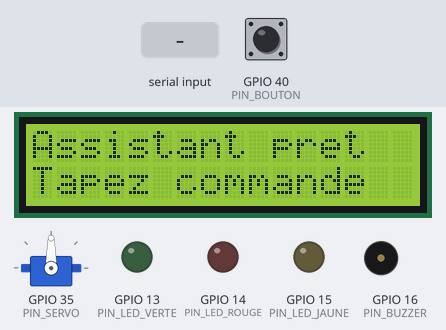
Recording of a sketch running on a simulated ESP32. On the bench: servo, 16×2 character LCD, output pins drawn as LEDs (lit = HIGH), buzzer (waves = sounding, pin HIGH). The test bench sets the inputs (shaded band); at power-on: GPIO 40 (PIN_BOUTON) HIGH. What the sketch prints to the serial monitor is not drawn.

Above: at 1.2 s.
1.3 s: "rouge on\n" received over Serial
At 2.0 s:
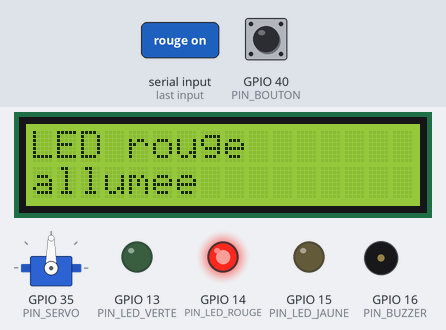
2.8 s: "verte on\n" received over Serial
At 3.2 s:
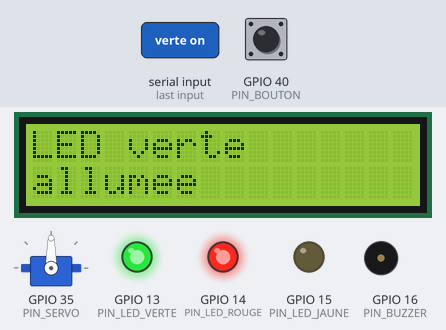
4.3 s: "rouge off\n" received over Serial
At 5.5 s:
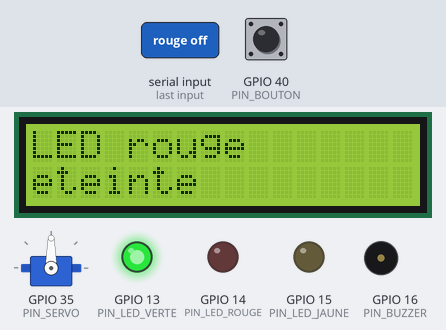
5.8 s: GPIO 40 (PIN_BOUTON) pulled LOW for 0.15 s
At 6.9 s:
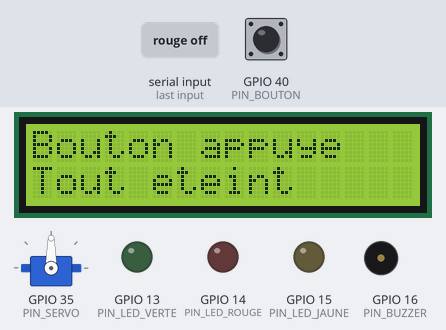
7.4 s: "jaune on\n" received over Serial
At 7.9 s:
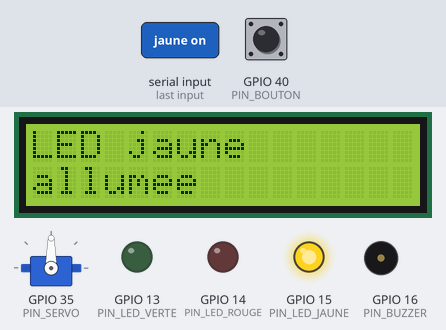
8.9 s: "servo 0\n" received over Serial
At 10.1 s:
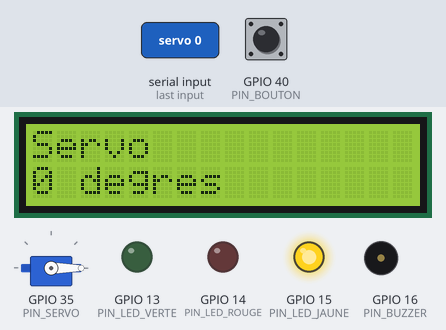
Timing chart, 0 to 11.4 s (numbered marks = the images above; inputs shaded):
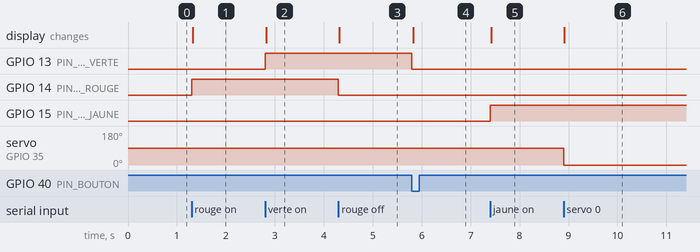

Measured:
- after the input at 1.3 s, GPIO 14 (PIN_LED_ROUGE): LOW → HIGH at once; the display: changes at once (image 1)
- after the input at 2.8 s, GPIO 13 (PIN_LED_VERTE): LOW → HIGH at once; the display: changes at once (image 2)
- after the input at 4.3 s, GPIO 14 (PIN_LED_ROUGE): HIGH → LOW at once; the display: changes at once (image 3)
- after the input at 5.8 s, GPIO 13 (PIN_LED_VERTE): HIGH → LOW at once; the display: changes at once (image 4)
- after the input at 7.4 s, GPIO 15 (PIN_LED_JAUNE): LOW → HIGH at once; the display: changes at once (image 5)
- after the input at 8.9 s, servo on GPIO 35 (PIN_SERVO): 90° → 0° at once; the display: changes at once (image 6)

The sketch:

sketch.ino
```cpp
#include <Wire.h>
#include <LiquidCrystal_I2C.h>
#include <ESP32Servo.h>

// ====== BROCHES (modifie ici si besoin) ======
const int PIN_LED_ROUGE = 14;
const int PIN_LED_VERTE = 13;
const int PIN_LED_JAUNE = 15;
const int PIN_BUZZER    = 16;
const int PIN_BOUTON    = 40;
const int PIN_SERVO     = 35;
const int PIN_SDA       = 8;
const int PIN_SCL       = 7;

LiquidCrystal_I2C lcd(0x27, 16, 2);
Servo servo;

bool buzzerActif = false;
bool boutonPrecedent = HIGH;

// Affiche 2 lignes sur le LCD
void afficher(String ligne1, String ligne2 = "") {
  lcd.clear();
  lcd.setCursor(0, 0);
  lcd.print(ligne1);
  lcd.setCursor(0, 1);
  lcd.print(ligne2);
}

// Allume ou éteint une LED et confirme
void commandeLed(int pin, String nom, bool etat) {
  digitalWrite(pin, etat ? HIGH : LOW);
  String msg = "LED " + nom + (etat ? " ON" : " OFF");
  Serial.println(msg);
  afficher("LED " + nom, etat ? "allumee" : "eteinte");
}

// Fait sonner ou arrête le buzzer
void commandeBuzzer(bool etat) {
  buzzerActif = etat;
  if (etat) tone(PIN_BUZZER, 1000);
  else noTone(PIN_BUZZER);
  Serial.println(etat ? "Buzzer ON" : "Buzzer OFF");
  afficher("Buzzer", etat ? "actif" : "arrete");
}

// Positionne le servo
void commandeServo(int angle) {
  servo.write(angle);
  Serial.println("Servo a " + String(angle) + " degres");
  afficher("Servo", String(angle) + " degres");
}

// Éteint tout (utilisé par le bouton)
void toutEteindre() {
  digitalWrite(PIN_LED_ROUGE, LOW);
  digitalWrite(PIN_LED_VERTE, LOW);
  digitalWrite(PIN_LED_JAUNE, LOW);
  buzzerActif = false;
  noTone(PIN_BUZZER);
  Serial.println("Bouton: tout est eteint");
  afficher("Bouton appuye", "Tout eteint");
}

void traiterCommande(String cmd) {
  cmd.trim();
  cmd.toLowerCase();
  if (cmd.length() == 0) return;

  if      (cmd == "rouge on")   commandeLed(PIN_LED_ROUGE, "rouge", true);
  else if (cmd == "rouge off")  commandeLed(PIN_LED_ROUGE, "rouge", false);
  else if (cmd == "verte on")   commandeLed(PIN_LED_VERTE, "verte", true);
  else if (cmd == "verte off")  commandeLed(PIN_LED_VERTE, "verte", false);
  else if (cmd == "jaune on")   commandeLed(PIN_LED_JAUNE, "jaune", true);
  else if (cmd == "jaune off")  commandeLed(PIN_LED_JAUNE, "jaune", false);
  else if (cmd == "servo 0")    commandeServo(0);
  else if (cmd == "servo 90")   commandeServo(90);
  else if (cmd == "servo 180")  commandeServo(180);
  else if (cmd == "buzzer on")  commandeBuzzer(true);
  else if (cmd == "buzzer off") commandeBuzzer(false);
  else if (cmd == "tout off")   toutEteindre();
  else {
    Serial.println("Commande inconnue: " + cmd);
    afficher("Commande", "inconnue");
  }
}

void setup() {
  Serial.begin(115200);

  pinMode(PIN_LED_ROUGE, OUTPUT);
  pinMode(PIN_LED_VERTE, OUTPUT);
  pinMode(PIN_LED_JAUNE, OUTPUT);
  pinMode(PIN_BUZZER, OUTPUT);
  pinMode(PIN_BOUTON, INPUT_PULLUP);

  servo.attach(PIN_SERVO);
  servo.write(90);

  Wire.begin(PIN_SDA, PIN_SCL);
  lcd.init();
  lcd.backlight();
  afficher("Assistant pret", "Tapez commande");

  Serial.println("Assistant pret. Commandes:");
  Serial.println("  rouge on/off, verte on/off, jaune on/off");
  Serial.println("  servo 0 / servo 90 / servo 180");
  Serial.println("  buzzer on / buzzer off");
}

void loop() {
  if (Serial.available()) {
    String cmd = Serial.readStringUntil('\n');
    traiterCommande(cmd);
  }

  // Bouton: éteint les LED et arrête le buzzer
  bool etatBouton = digitalRead(PIN_BOUTON);
  if (boutonPrecedent == HIGH && etatBouton == LOW) {
    toutEteindre();
  }
  boutonPrecedent = etatBouton;
}
```
